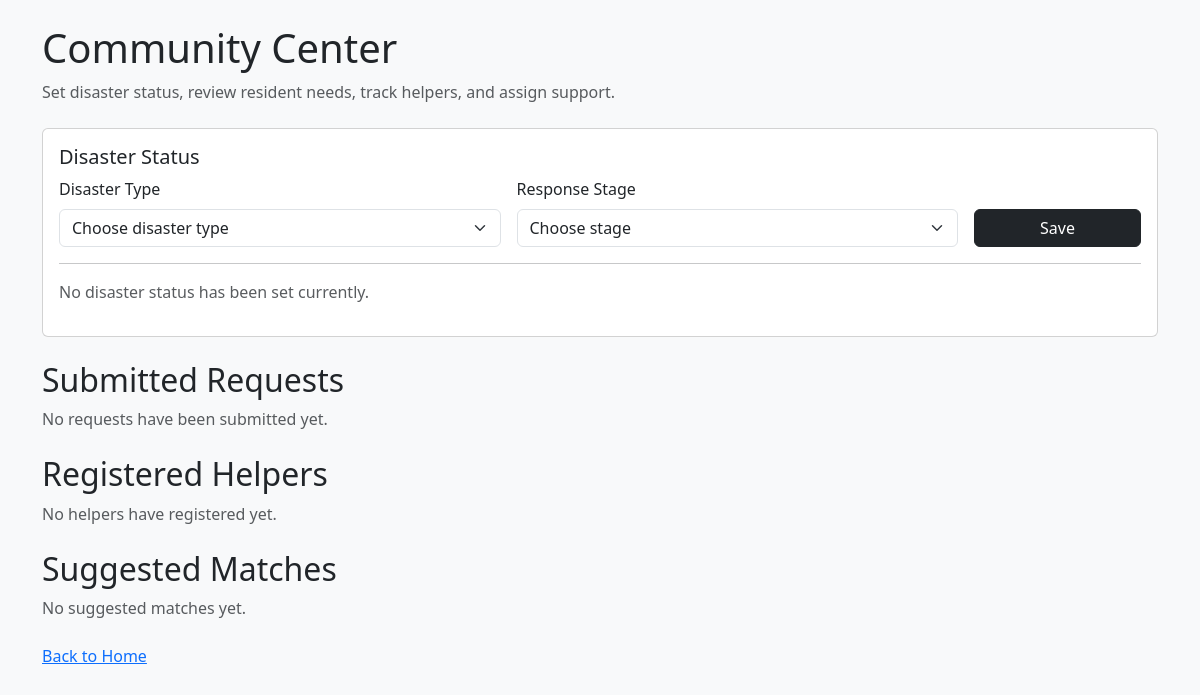
Before: /community (signed in) with the older database file.
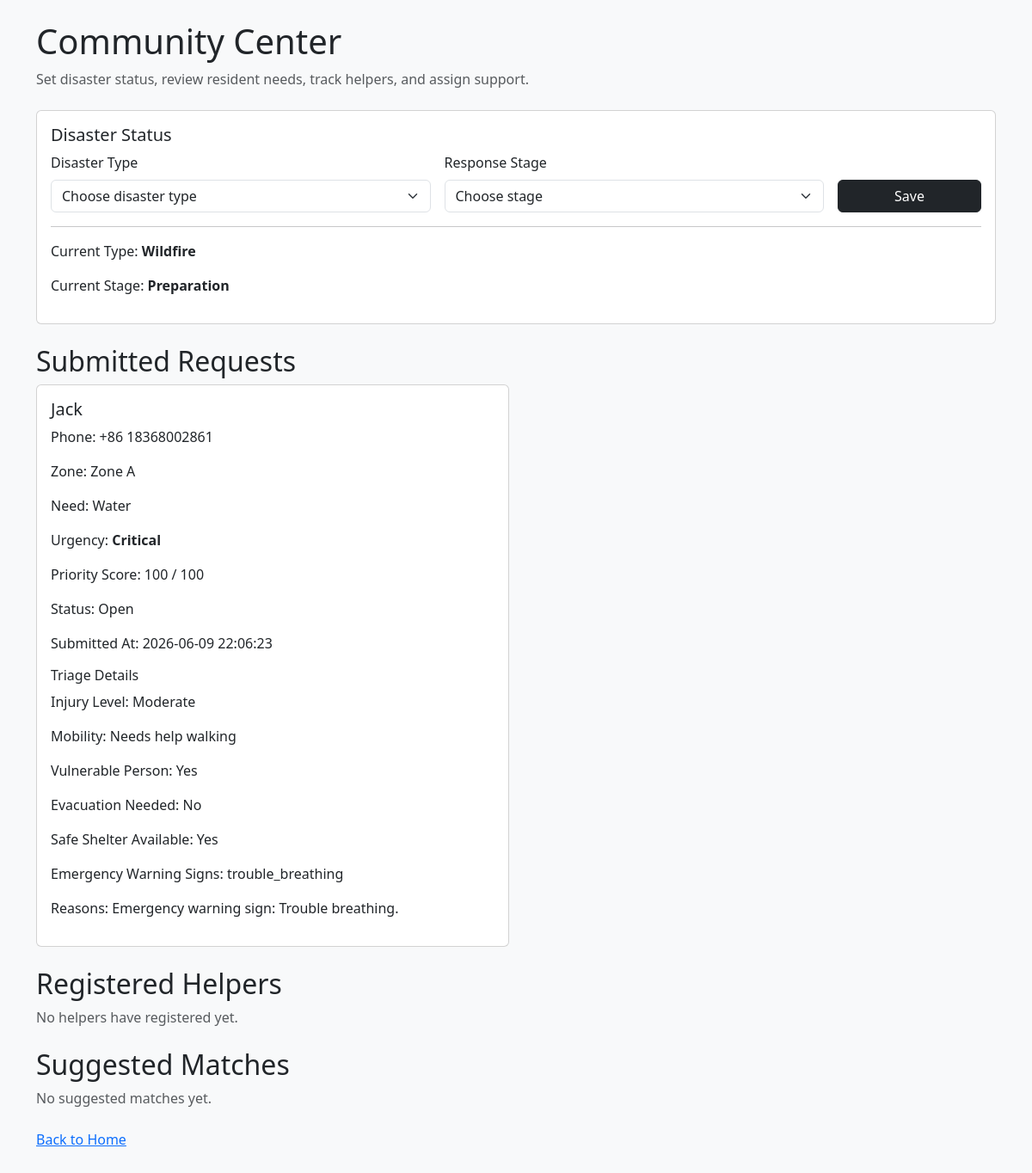
After: the same page with the newer database file.
### tables this page shows
CREATE TABLE disaster_status (
            id INTEGER PRIMARY KEY AUTOINCREMENT,
            disaster_type TEXT NOT NULL,
            stage TEXT NOT NULL,
            timestamp DATETIME DEFAULT CURRENT_TIMESTAMP
        );

CREATE TABLE requests (
            id INTEGER PRIMARY KEY AUTOINCREMENT,
            resident_name TEXT NOT NULL,
            phone_number TEXT NOT NULL,
            zone TEXT NOT NULL,
            need_type TEXT NOT NULL,
            injury_level TEXT NOT NULL,
            mobility_status TEXT NOT NULL,
            vulnerable_person TEXT NOT NULL,
            evacuation_need TEXT NOT NULL,
            safe_shelter TEXT NOT NULL,
            red_flags TEXT,
            urgency TEXT NOT NULL,
            priority_score INTEGER NOT NULL,
            triage_reasons TEXT,
            status TEXT DEFAULT 'Open',
            timestamp DATETIME DEFAULT CURRENT_TIMESTAMP
        );

### app.py (the view)
@app.route("/community", methods=["GET", "POST"])
def community():
    if not is_community():                  # Check if the user is a coordinator and automatically redirect to home if not
        return redirect(url_for("login"))
    if request.method == "POST":
        disaster_type = request.form.get("disaster_type")
        stage = request.form.get("stage")
        save_disaster_status(disaster_type, stage)
    requests = get_all_requests()
    volunteers = get_all_volunteers()
    matches = find_matches()
    return render_template(
        "community.html",
        current_disaster=get_disaster_status(),
        requests=requests,
        volunteers=volunteers,
        matches=matches
    )

### app.py (called while the page is built)
def is_community():
    return session.get("user_type") == "coordinator"

### database.py (called while the page is built)
def get_db():
    conn = sqlite3.connect(DATABASE)
    conn.row_factory = sqlite3.Row
    return conn

def get_all_requests():
    conn = get_db()
    cursor = conn.cursor()
    cursor.execute('SELECT * FROM requests ORDER BY priority_score DESC, timestamp ASC')
    requests = cursor.fetchall()
    conn.close()
    return requests

def get_all_volunteers():
    conn = get_db()
    cursor = conn.cursor()
    cursor.execute('''
        SELECT *
        FROM volunteers
        ORDER BY timestamp DESC
    ''')
    volunteers = cursor.fetchall()
    conn.close()
    return volunteers

def get_disaster_status():
    conn = get_db()
    cursor = conn.cursor()
    cursor.execute('''
        SELECT *
        FROM disaster_status
        ORDER BY timestamp DESC
        LIMIT 1
    ''')
    disaster_status = cursor.fetchone()
    conn.close()
    if disaster_status:
        return disaster_status
    return {
        "disaster_type": None,
        "stage": None
    }

### templates/community.html (shortened to what this page needs)
<!DOCTYPE html>
<html>
<head>
    <link href="https://cdn.jsdelivr.net/npm/bootstrap@5.3.3/dist/css/bootstrap.min.css" rel="stylesheet">
</head>
<body class="bg-light">
    <main class="container py-4">
        <section class="mb-4">
            <h1>Community Center</h1>
            <p class="text-muted">
                Set disaster status, review resident needs, track helpers, and assign support.
            </p>
        </section>
        <section class="card mb-4">
            <div class="card-body">
                <h2 class="h5">Disaster Status</h2>
                <form class="row g-3 align-items-end" method="POST">
                    <div class="col-md-5">
                        <label class="form-label" for="disaster_type">Disaster Type</label>
                        <select class="form-select" id="disaster_type" name="disaster_type" required>
                            <option value="">Choose disaster type</option>
                        </select>
                    </div>
                    <div class="col-md-5">
                        <label class="form-label" for="stage">Response Stage</label>
                        <select class="form-select" id="stage" name="stage" required>
                            <option value="">Choose stage</option>
                        </select>
                    </div>
                    <div class="col-md-2">
                        <button class="btn btn-dark w-100" type="submit">Save</button>
                    </div>
                </form>
                <hr>
                {% if current_disaster.disaster_type %}
                    <p>Current Type: <strong>{{ current_disaster.disaster_type }}</strong></p>
                    <p>Current Stage: <strong>{{ current_disaster.stage }}</strong></p>
                {% else %}
                    <p class="text-muted">No disaster status has been set currently.</p>
                {% endif %}
            </div>
        </section>
        <section class="mb-4">
            <h2>Submitted Requests</h2>
            {% if requests %}
                <div class="row g-3">
                    {% for item in requests %}
                        <div class="col-lg-6">
                            <div class="card h-100">
                                <div class="card-body">
                                    <h3 class="h5">{{ item.resident_name }}</h3>
                                    <p>Phone: {{ item.phone_number }}</p>
                                    <p>Zone: {{ item.zone }}</p>
                                    <p>Need: {{ item.need_type }}</p>
                                    <p>Urgency: <strong>{{ item.urgency }}</strong></p>
                                    <p>Priority Score: {{ item.priority_score }} / 100</p>
                                    <p>Status: {{ item.status }}</p>
                                    <p>Submitted At: {{ item.timestamp }}</p>
                                    <h4 class="h6 mt-3">Triage Details</h4>
                                    <p>Injury Level: {{ item.injury_level }}</p>
                                    <p>Mobility: {{ item.mobility_status }}</p>
                                    <p>Vulnerable Person: {{ item.vulnerable_person }}</p>
                                    <p>Evacuation Needed: {{ item.evacuation_need }}</p>
                                    <p>Safe Shelter Available: {{ item.safe_shelter }}</p>
                                    <p>Emergency Warning Signs: {{ item.red_flags }}</p>
                                    <p>Reasons: {{ item.triage_reasons }}</p>
                                </div>
                            </div>
                        </div>
                    {% endfor %}
                </div>
            {% else %}
                <p class="text-muted">No requests have been submitted yet.</p>
            {% endif %}
        </section>
        <section class="mb-4">
            <h2>Registered Helpers</h2>
            {% if volunteers %}
                <div class="row g-3">
                    {% for person in volunteers %}
                        <div class="col-lg-4">
                            <div class="card h-100">
                                <div class="card-body">
                                    <h3 class="h5">{{ person.volunteer_name }}</h3>
                                    <p>Phone: {{ person.phone_number }}</p>
                                    <p>Helper Type: {{ person.helper_type }}</p>
                                    <p>Zone: {{ person.zone }}</p>
                                    <p>Resource or Skill: {{ person.resource_type }}</p>
                                    <p>Availability: {{ person.availability }}</p>
                                    <p>Status: {{ person.status }}</p>
                                    <p>Registered At: {{ person.timestamp }}</p>
                                </div>
                            </div>
                        </div>
                    {% endfor %}
                </div>
            {% else %}
                <p class="text-muted">No helpers have registered yet.</p>
            {% endif %}
        </section>
        <section class="mb-4">
            <h2>Suggested Matches</h2>
            {% if matches %}
                <div class="row g-3">
                    {% for match in matches %}
                        <div class="col-lg-6">
                            <div class="card border-primary h-100">
                                <div class="card-body">
                                    <h3 class="h5">{{ match.resident_name }} -> {{ match.volunteer_name }}</h3>
                                    <p>Request ID: {{ match.request_id }}</p>
                                    <p>Resident Phone: {{ match.resident_phone }}</p>
                                    <p>Helper Phone: {{ match.volunteer_phone }}</p>
                                    <p>Helper Type: {{ match.helper_type }}</p>
                                    <p>Zone: {{ match.zone }}</p>
                                    <p>Need / Resource: {{ match.need_type }} / {{ match.resource_type }}</p>
                                    <p>Urgency: {{ match.urgency }}</p>
                                    <p>Priority Score: {{ match.priority_score }} / 100</p>
                                    <form method="POST" action="/assign">
                                        <input type="hidden" name="request_id" value="{{ match.request_id }}">
                                        <input type="hidden" name="volunteer_id" value="{{ match.volunteer_id }}">
                                        <button class="btn btn-primary btn-sm" type="submit">Assign</button>
                                    </form>
                                </div>
                            </div>
                        </div>
                    {% endfor %}
                </div>
            {% else %}
                <p class="text-muted">No suggested matches yet.</p>
            {% endif %}
        </section>
        <p>
            <a href="/">Back to Home</a>
        </p>
    </main>
</body>
</html>

Changed rows visible on the page:
added disaster_status: disaster_type "Wildfire", stage "Preparation"
added requests: resident_name "Jack", phone_number "+86 18368002861", zone "Zone A", need_type "Water", urgency "Critical", priority_score "100", status "Open", timestamp "2026-06-09 22:06:23", injury_level "Moderate", mobility_status "Needs help walking", vulnerable_person "Yes", evacuation_need "No", safe_shelter "Yes", red_flags "trouble_breathing", triage_reasons "Emergency warning sign: Trouble breathing."
Other visible differences:
text no longer shown: "No disaster status has been set currently. No requests have been submitted yet."
text now shown: "Current Type: Current Stage:"
